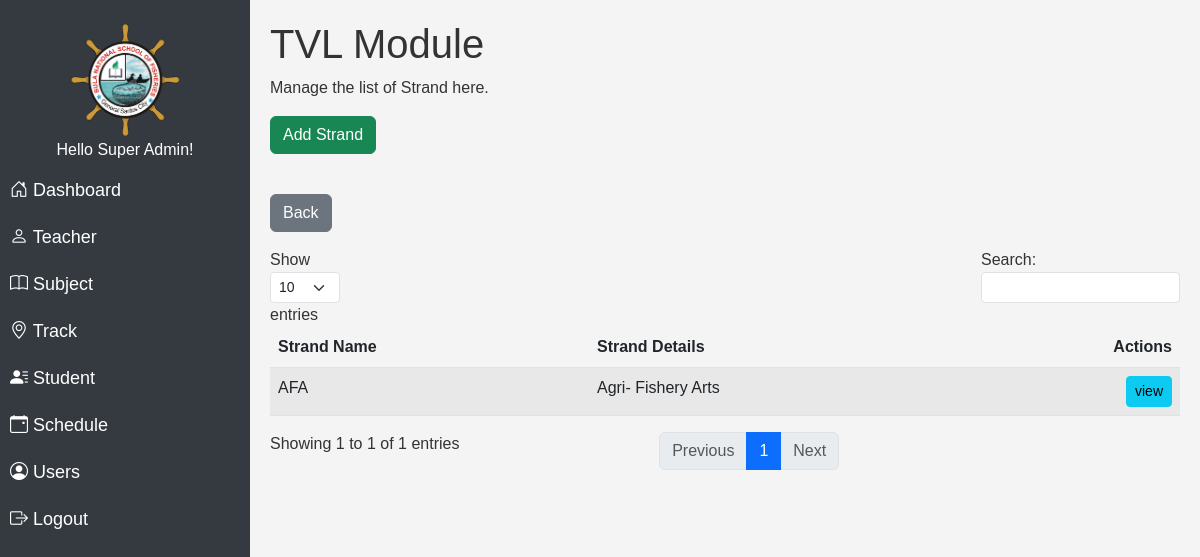
Page /modules/strand/strand.php?track=TVL (signed in) on the earlier database version.
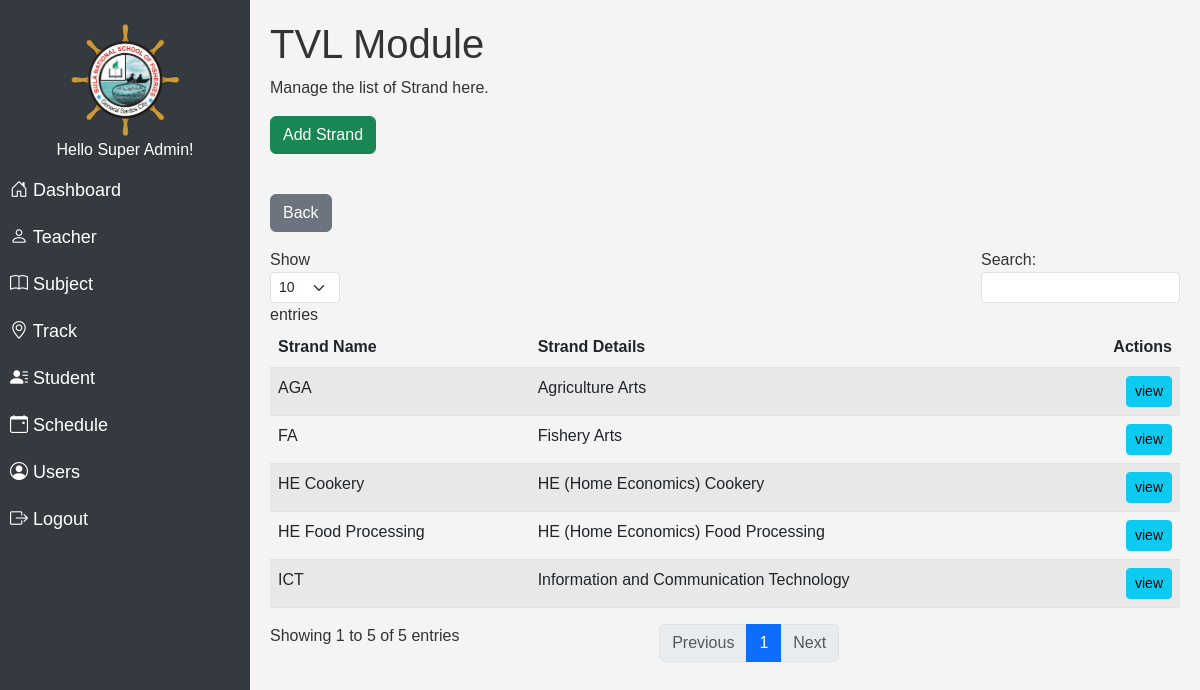
Same page on the later database version.
### tables this page shows
CREATE TABLE `user` (
  `id` int(11) NOT NULL,
  `name` varchar(100) NOT NULL,
  `username` varchar(255) NOT NULL,
  `password` varchar(255) NOT NULL,
  `role` varchar(100) NOT NULL
);

CREATE TABLE `strand` (
  `id` int(11) NOT NULL,
  `track` varchar(100) NOT NULL,
  `code` varchar(100) NOT NULL,
  `name` varchar(100) NOT NULL,
  `details` varchar(100) NOT NULL,
  `teacher_id` varchar(100) NOT NULL,
  `del_status` varchar(100) NOT NULL
);

### modules/strand/strand.php (the view, shortened to what this page needs)
<?php
$track = $_GET['track'];
?>
<!DOCTYPE html>
<html lang="en">
<head>
  <link rel="stylesheet" href="../../assets/css/navbar.css">
  <link rel="stylesheet" href="../../assets/css/bootstrap5.3.0/bootstrap.min.css">
   <link rel="stylesheet" href="../../assets/css/styles.css">
</head>
<body>
<?php
$page = "Strand/$track";
include "../../db_conn.php";
 ?>
  <?php include "../../navbar.php";?>
<div class="content" id="content">
<div id="teacherSection">
  <h1><?php echo $track; ?> Module</h1>
  <p>Manage the list of Strand here.</p>
<a href="add.php?track=<?php echo $track;?>" class="btn btn-success mb-3">Add Strand</a>
<a href="./?track=<?php echo $track;?>" class="btn btn-secondary mb-3"></i> Back</a>
<?php include "../../db_conn.php";
$squery = mysqli_query($conn, "
         SELECT s.*, CONCAT(t.first_name, ' ', t.last_name) AS teacher_name
         FROM strand s
         LEFT JOIN teacher t ON s.teacher_id = t.id
         WHERE s.del_status != 'deleted' AND s.track='$track'
         ORDER BY s.id DESC;
     ");
?>
<table id="teacherTable" class="table table-striped table-hover">
  <thead>
    <tr>
      <th>Strand Name</th>
      <th>Strand Details</th>
      <th class="text-end">Actions</th>
    </tr>
  </thead>
  <tbody>
    <?php
    while($row = mysqli_fetch_assoc($squery)) {
        $id = $row['id'];
    ?>
    <tr>
      <td><?php echo $row['name']; ?></td>
      <td><?php echo $row['details']; ?></td>
      <td class="text-end">
        <a href="view.php?id=<?php echo $id; ?>&track=<?php echo $track;?>" class="btn btn-info btn-sm">view</a>
      </td>
    </tr>
    <?php } ?>
  </tbody>
</table>
</div>
</body>
</html>

### navbar.php (shortened to what this page needs)
<?php
include "../../db_conn.php";
$nav_id = $_SESSION['id'];
$nav_query = mysqli_query($conn, "SELECT * FROM user where id = '$nav_id'");
$nav_row = mysqli_fetch_array($nav_query);
?>
<link href="https://cdn.jsdelivr.net/npm/bootstrap-icons@1.11.3/font/bootstrap-icons.min.css" rel="stylesheet">
<div class="sidebar" id="sidebar">
<div>
    <img src="../../assets/img/logo.png" alt="Logo" class="logo">
</div>
<h6 class="text-center">Hello <?php echo $nav_row['name']; ?>! </h6>
<a href="../dashboard" class="<?php if ($page == 'Dashboard') {echo 'active';} ?>"><i class="bi bi-house-door"></i> Dashboard</a>
<a href="../teacher" class="<?php if ($page == 'Teacher') {echo 'active';} ?>"><i class="bi bi-person"></i> Teacher</a>
<a href="../subject" class="<?php if ($page == 'Subject') {echo 'active';} ?>"><i class="bi bi-book"></i> Subject</a>
<div class="submenu">
    <a href="../strand" class="<?php if ($page == 'Strand' || $page == 'Strand') {echo 'active';} ?>"><i class="bi bi-geo-alt"></i> Track</a>
</div>
<div class="submenu">
    <a href="../student" class="<?php if ($page == 'Student' || $page == 'Student') {echo 'active';} ?>"><i class="bi bi-person-lines-fill"></i> Student</a>
</div>
<a href="../schedule" class="<?php if ($page == 'Schedule') {echo 'active';} ?>"><i class="bi bi-calendar-event"></i> Schedule</a>
<?php if ($nav_row['role'] == "Super Admin") { ?>
    <a href="../user" class="<?php if ($page == 'User') {echo 'active';} ?>"><i class="bi bi-person-circle"></i> Users</a>
<?php } ?>
<a href="../../logout.php"><i class="bi bi-box-arrow-right"></i> Logout</a>
</div>

### assets/css/navbar.css (style rules this page uses)
.sidebar { height: 100vh; position: fixed; top: 0; left: 0; width: 250px; background-color: #343a40; color: white; padding-top: 20px; transition: width 0.3s ease-in-out; }
.sidebar a { color: white; padding: 10px; text-decoration: none; display: block; font-size: 18px; }
.content { margin-left: 250px; padding: 20px; transition: margin-left 0.3s ease-in-out; }
@media screen and (min-width: 769px) { .sidebar { width: 250px; } }
@media screen and (min-width: 769px) { .content { margin-left: 250px; } }
@media screen and (min-width: 769px) { .logo { width: 120px; height: 120px; margin-left: auto; margin-right: auto; display: block; } }

### assets/css/styles.css (style rules this page uses)
body { font-family: Arial, sans-serif; background-color: #f4f4f4; color: #333; }

Differences in the rows shown:
added strand: name "FA", details "Fishery Arts"
added strand: name "ICT", details "Information and Communication Technology"
added strand: name "HE Food Processing", details "HE (Home Economics) Food Processing"
added strand: name "HE Cookery", details "HE (Home Economics) Cookery"
changed strand: name "AFA" → "AGA"; details "Agri- Fishery Arts" → "Agriculture Arts"
Other differences:
text written by a page script: "Show entries Search: Showing 1 to 1 of 1 entries Previous 1 Next" → "Show entries Search: Showing 1 to 5 of 5 entries Previous 1 Next"
